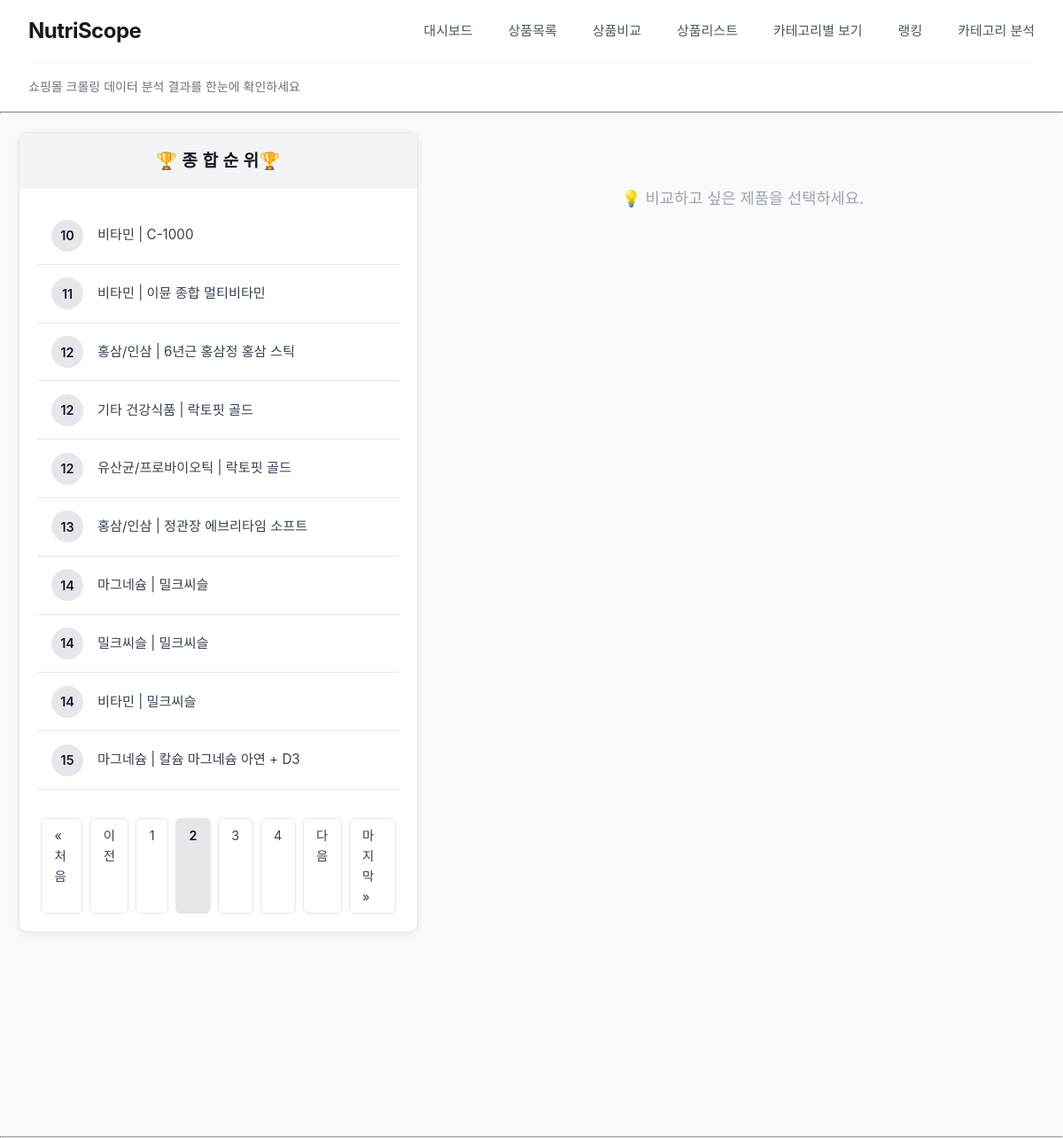
Screenshot of /ranking/?page=2 with the database file from the repository.
### common/models.py (models this page shows, shortened)
class NutriScopeData(models.Model):
    id = models.IntegerField(primary_key=True)
    shop_name = models.CharField(max_length=50)
    display_name = models.CharField(max_length=300)
    product_name = models.CharField(max_length=100)
    quantity = models.CharField(max_length=50, null=True, blank=True)
    brand_name = models.CharField(max_length=50, null=True, blank=True)
    original_price = models.FloatField(null=True, blank=True)
    sale_price = models.IntegerField()
    image_url = models.CharField(max_length=500, null=True, blank=True)
    rank = models.IntegerField()
    category = models.CharField(max_length=30)
    representative_name = models.CharField(
        max_length=100, null=True, blank=True
    )
    total_rank = models.IntegerField(null=True, blank=True)

### ranking/views.py (the view)
# urls.py: path("", views.my_ranking, name="mylist"),
def my_ranking(request):
    data = (
        NutriScopeData.objects.values(
            "representative_name", "category"
        )  # 그룹핑 기준
        .annotate(
            rank=Max("total_rank")
        )  # 같은 representative_name 안에서 가장 높은 total_rank
        .order_by("rank")  # 오름차순 정렬
    )
    paginator = Paginator(data, 10)
    page_number = request.GET.get("page")
    page_obj = paginator.get_page(page_number)
    return render(request, "ranking/my_ranking.html", {"page_obj": page_obj})

### ranking/templates/ranking/my_ranking.html (shortened to what this page needs)
{% extends 'ranking/base.html' %}
{% block content %}
<body>
    <div class="parent">
        <div class="left-content">
            <div class="card">
                <div class="card-header">
                    🏆 종 합 순 위🏆
                </div>
                <div class="card-body">
                    {% if page_obj %}
                        {% for i in page_obj %}
                            <div class="ranking-item"
                                data-representative-name="{{ i.representative_name }}"
                                onclick="loadProductDetails(this)">
                                <div class="rank-number">
                                    {{ i.rank }}
                                </div>
                                <div class="rank-text">
                                    {{ i.category }} | {{ i.representative_name }}
                                </div>
                            </div>
                        {% endfor %}
                        {% if page_obj.has_other_pages %}
                            <div class="pagination">
                                {% if page_obj.has_previous %}
                                    <a href="?page=1">&laquo; 처음</a>
                                    <a href="?page={{ page_obj.previous_page_number }}">이전</a>
                                {% endif %}
                                {% for num in page_obj.paginator.page_range %}
                                    {% if page_obj.number == num %}
                                        <span class="current">{{ num }}</span>
                                    {% elif num > page_obj.number|add:'-3' and num < page_obj.number|add:'3' %}
                                        <a href="?page={{ num }}">{{ num }}</a>
                                    {% endif %}
                                {% endfor %}
                                {% if page_obj.has_next %}
                                    <a href="?page={{ page_obj.next_page_number }}">다음</a>
                                    <a href="?page={{ page_obj.paginator.num_pages }}">마지막 &raquo;</a>
                                {% endif %}
                            </div>
                        {% endif %}
                    {% else %}
                        <div style="text-align: center; padding: 2rem; color: #666;">
                            <p>순위 데이터가 없습니다.</p>
                        </div>
                    {% endif %}
                </div>
            </div>
        </div>
        <div class="right-content" id="rightContent">
            <div class="placeholder-message">
                💡 비교하고 싶은 제품을 선택하세요.
            </div>
        </div>
    </div>
</body>
{% endblock %}

### ranking/static/ranking/style.css (style rules this page uses)
* { margin: 0; padding: 0; box-sizing: border-box; }
body { font-family: 'Pretendard', -apple-system, BlinkMacSystemFont, 'Segoe UI', sans-serif; background: #f9fafb; color: #191f28; line-height: 1.6; overflow-x: hidden; }
.parent { display: flex; gap: 1rem; padding: 1rem; height: calc(100vh - 2rem); }
.left-content { width: 40%; height: 100%; border-radius: 1rem; padding: 5px; overflow: hidden; }
.right-content { width: 60%; height: 100%; background-color: #f9fafb; border-radius: 1rem; padding: 1rem; overflow-y: auto; }
.card { background: #ffffff; border-radius: 10px; box-shadow: 0 2px 8px rgba(0,0,0,0.08); margin-bottom: 2rem; overflow: hidden; border: 1px solid #e5e7eb; }
.card-header { background: #f3f4f6; color: #111827; padding: 1rem 1.5rem; font-size: 1.2rem; font-weight: 600; letter-spacing: 0.3px; text-align: center; }
.card-body { padding: 1.5rem; color: #374151; font-size: 0.95rem; line-height: 1.6; max-height: calc(100vh - 250px); overflow-y: auto; padding: 20px; }
.ranking-item { display: flex; align-items: center; padding: 0.9rem 1rem; border-bottom: 1px solid #e5e7eb; transition: background-color 0.25s ease; background-color: #ffffff; cursor: pointer; transition: all 0.3s ease; }
.rank-number { background: #e5e7eb; color: #111827; width: 36px; height: 36px; border-radius: 50%; display: flex; align-items: center; justify-content: center; font-weight: 600; margin-right: 1rem; flex-shrink: 0; font-size: 0.9rem; }
.rank-text { color: #374151; font-size: 0.95rem; }
.pagination { display: flex; justify-content: center; margin-top: 2rem; }
.pagination a, .pagination span { padding: 0.45rem 0.9rem; margin: 0 0.25rem; border: 1px solid #e5e7eb; text-decoration: none; color: #374151; border-radius: 6px; font-size: 0.9rem; transition: background-color 0.2s ease, color 0.2s ease; background-color: #ffffff; }
.pagination .current { background-color: #e5e7eb; color: #111827; font-weight: 600; }
.placeholder-message { text-align: center; color: #9ca3af; padding: 50px 20px; font-size: 1.1rem; }

### rows the page displays
NutriScopeData: rank "12", category "기타 건강식품", representative_name "락토핏 골드"
NutriScopeData: rank "14", category "마그네슘", representative_name "밀크씨슬"

### other values shown
{{ i.rank }} "10" "11" "12" "12" "13" "14" "14" "15"
{{ i.category }} "비타민" "비타민" "홍삼/인삼" "유산균/프로바이오틱" "홍삼/인삼" "밀크씨슬" "비타민" "마그네슘"
{{ i.representative_name }} "C-1000" "이뮨 종합 멀티비타민" "6년근 홍삼정 홍삼 스틱" "락토핏 골드" "정관장 에브리타임 소프트" "밀크씨슬" "밀크씨슬" "칼슘 마그네슘 아연 + D3"
{{ num }} "1" "3" "4"
{{ num }} "2"
